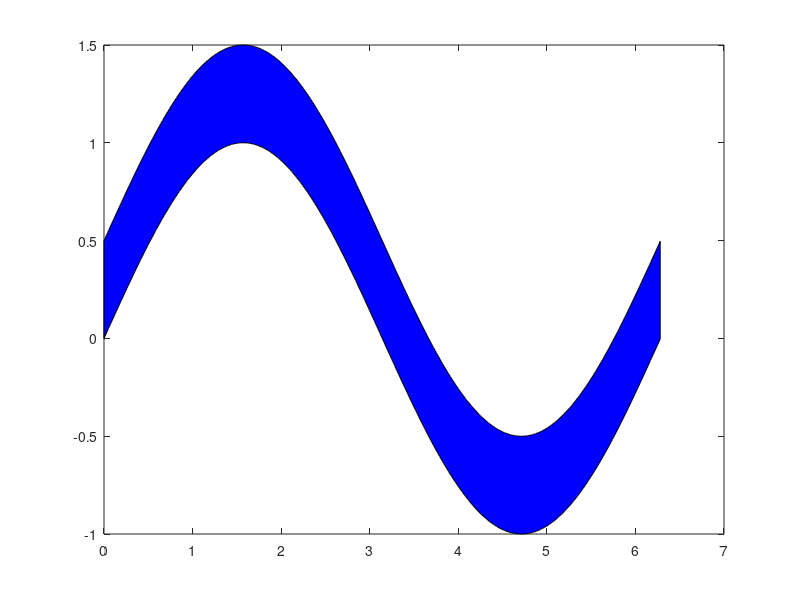

Here is the MATLAB script that generated this plot:
x=0:0.01:2*pi;                  %#initialize x array
y1=sin(x);                      %#create first curve
y2=sin(x)+.5;                   %#create second curve
X=[x,fliplr(x)];                %#create continuous x value array for plotting
Y=[y1,fliplr(y2)];              %#create y values for out and then back
fill(X,Y,'b');                  %#plot filled area
